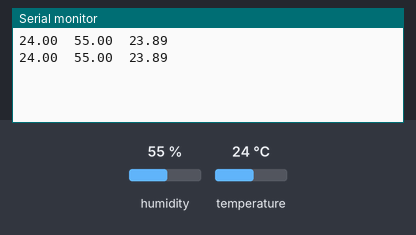
Bench run of a sketch on a simulated Arduino Uno, built with avr-gcc and run on an emulated ATmega328P. On the bench: the last lines printed to the serial monitor. The test bench sets the inputs (shaded band); at power-on: humidity 55 %, temperature 24 °C.

Above: at 2.8 s.
2.9 s: humidity set to 22 %
At 5.2 s:
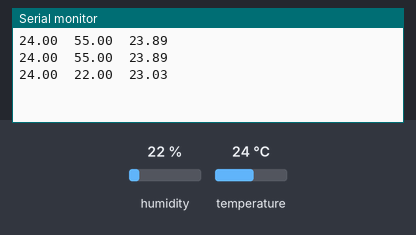
5.6 s: temperature set to 12 °C
At 7.6 s:
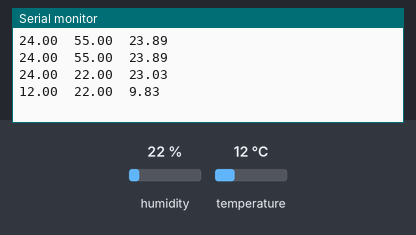
8.3 s: humidity set to 40 %
At 11.2 s:
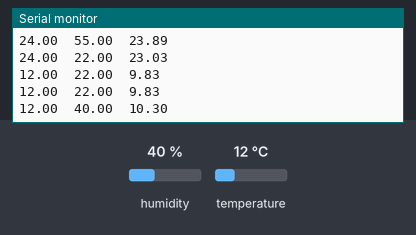
Timing chart, 0 to 12.7 s (numbered marks = the images above; inputs shaded):
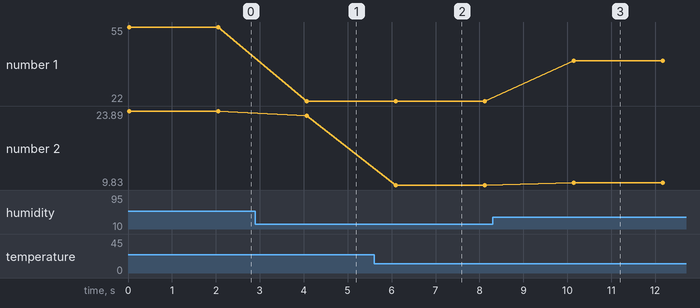

The sketch:

DHTLogger.ino
```cpp
#include <Adafruit_Sensor.h>

#include "DHT.h"         //include DHT library
#define DHTPIN 7         //define as DHTPIN the Pin 7 used to connect the Sensor
#define DHTTYPE DHT11    //define the sensor used(DHT11)

DHT dht(DHTPIN, DHTTYPE);//create an instance of DHT

void setup() {
  Serial.begin(9600);    //initialize the Serial communication
  dht.begin();           //initialize DHT
}

void loop() {
    float h = dht.readHumidity();
    float t = dht.readTemperature();
    float hic = dht.computeHeatIndex(t, h, false);

    // did reading fail?
    if (isnan(h) || isnan(t) || isnan(hic)) {
      Serial.println("Failed to read from DHT sensor!");
      return;
    }

    Serial.print(t, 2);
    Serial.print("\t");
    Serial.print(h, 2);
    Serial.print("\t");
    Serial.println(hic, 2);
    delay(2000);
}
```

Measured:
- after the input at 2.9 s, the serial monitor: prints a new line after 1.2 s (image 1)
- after the input at 5.6 s, the serial monitor: prints a new line after 0.50 s (image 2)
- after the input at 8.3 s, the serial monitor: prints a new line after 1.8 s (image 3)
- plotted number 1: 55 → 22 after the input at 2.9 s, 22 → 40 after the input at 8.3 s
- plotted number 2: 23.89 → 23.03 after the input at 2.9 s, 23.03 → 9.83 after the input at 5.6 s, 9.83 → 10.3 after the input at 8.3 s
